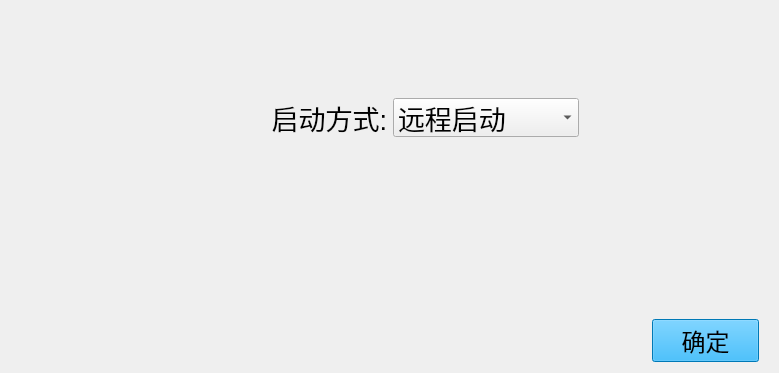
<?xml version="1.0" encoding="UTF-8"?>
<ui version="4.0">
 <class>StartTypeSelect</class>
 <widget class="QWidget" name="StartTypeSelect">
  <property name="geometry">
   <rect>
    <x>0</x>
    <y>0</y>
    <width>779</width>
    <height>373</height>
   </rect>
  </property>
  <property name="windowTitle">
   <string>Form</string>
  </property>
  <layout class="QHBoxLayout" name="horizontalLayout_2">
   <property name="sizeConstraint">
    <enum>QLayout::SetMinAndMaxSize</enum>
   </property>
   <item>
    <layout class="QVBoxLayout" name="verticalLayout">
     <property name="sizeConstraint">
      <enum>QLayout::SetMinAndMaxSize</enum>
     </property>
     <item>
      <layout class="QVBoxLayout" name="verticalLayout_5" stretch="1,2,2">
       <property name="sizeConstraint">
        <enum>QLayout::SetMinAndMaxSize</enum>
       </property>
       <item>
        <spacer name="verticalSpacer_4">
         <property name="orientation">
          <enum>Qt::Vertical</enum>
         </property>
         <property name="sizeHint" stdset="0">
          <size>
           <width>20</width>
           <height>40</height>
          </size>
         </property>
        </spacer>
       </item>
       <item>
        <layout class="QHBoxLayout" name="horizontalLayout_5" stretch="1,2,1">
         <property name="sizeConstraint">
          <enum>QLayout::SetMinAndMaxSize</enum>
         </property>
         <item>
          <spacer name="horizontalSpacer_4">
           <property name="orientation">
            <enum>Qt::Horizontal</enum>
           </property>
           <property name="sizeHint" stdset="0">
            <size>
             <width>40</width>
             <height>20</height>
            </size>
           </property>
          </spacer>
         </item>
         <item>
          <layout class="QGridLayout" name="gridLayout_2" rowstretch="0" columnstretch="1,1">
           <property name="sizeConstraint">
            <enum>QLayout::SetMinAndMaxSize</enum>
           </property>
           <item row="0" column="1">
            <widget class="QComboBox" name="comboBox_2">
             <property name="font">
              <font>
               <pointsize>20</pointsize>
              </font>
             </property>
             <item>
              <property name="text">
               <string>远程启动</string>
              </property>
             </item>
             <item>
              <property name="text">
               <string>本地启动</string>
              </property>
             </item>
            </widget>
           </item>
           <item row="0" column="0">
            <widget class="QLabel" name="label_2">
             <property name="font">
              <font>
               <pointsize>20</pointsize>
              </font>
             </property>
             <property name="text">
              <string>启动方式:</string>
             </property>
             <property name="alignment">
              <set>Qt::AlignRight|Qt::AlignTrailing|Qt::AlignVCenter</set>
             </property>
            </widget>
           </item>
          </layout>
         </item>
         <item>
          <spacer name="horizontalSpacer_5">
           <property name="orientation">
            <enum>Qt::Horizontal</enum>
           </property>
           <property name="sizeHint" stdset="0">
            <size>
             <width>40</width>
             <height>20</height>
            </size>
           </property>
          </spacer>
         </item>
        </layout>
       </item>
       <item>
        <spacer name="verticalSpacer_5">
         <property name="orientation">
          <enum>Qt::Vertical</enum>
         </property>
         <property name="sizeHint" stdset="0">
          <size>
           <width>20</width>
           <height>40</height>
          </size>
         </property>
        </spacer>
       </item>
      </layout>
     </item>
     <item>
      <layout class="QHBoxLayout" name="horizontalLayout" stretch="6,1">
       <property name="sizeConstraint">
        <enum>QLayout::SetMinAndMaxSize</enum>
       </property>
       <property name="rightMargin">
        <number>9</number>
       </property>
       <item>
        <spacer name="horizontalSpacer">
         <property name="orientation">
          <enum>Qt::Horizontal</enum>
         </property>
         <property name="sizeHint" stdset="0">
          <size>
           <width>318</width>
           <height>20</height>
          </size>
         </property>
        </spacer>
       </item>
       <item>
        <widget class="QPushButton" name="buttonSave">
         <property name="focusPolicy">
          <enum>Qt::NoFocus</enum>
         </property>
         <property name="styleSheet">
          <string notr="true">QPushButton { background-color: rgb(0, 170, 255); color: rgb(0, 0, 0); } 
QPushButton:hover:pressed{ background-color: rgb(0,0,127); color:rgb(255, 255, 255);} 
QPushButton:hover:!pressed{ background-color: rgb(0, 170, 255); color: rgb(0, 0, 0); }
QPushButton {font: 18pt ; } </string>
         </property>
         <property name="text">
          <string>确定</string>
         </property>
        </widget>
       </item>
      </layout>
     </item>
    </layout>
   </item>
  </layout>
 </widget>
 <resources/>
 <connections/>
</ui>
